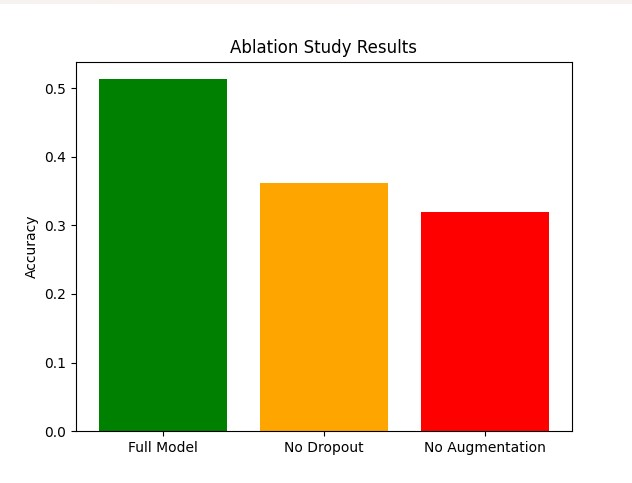
#> input picture data/FinAblation1.jpg, 632 x 483 px
$ python -i image_utils.py   (imports and definitions only)
#> lines starting #> are read from the running program, lines starting #| are printed output that depends on the picture
#> further down, picture is the input picture: shape (483, 632, 3); mean B, G, R 164.1, 199.9, 213.5
import cv2
import numpy as np

IMG_SIZE = 32

def preprocess_image(img):
    if img is None:
        return None

    img = cv2.resize(img, (IMG_SIZE, IMG_SIZE))
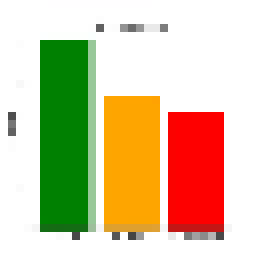
#> img: shape (32, 32, 3) (shown 8 times larger); mean of channels 0, 1, 2 159.3, 196.8, 213.5; drawn as B, G, R

    img = cv2.cvtColor(img, cv2.COLOR_BGR2RGB)

    img = cv2.GaussianBlur(img, (3, 3), 0)
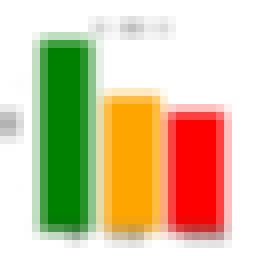
#> img: shape (32, 32, 3) (shown 8 times larger); mean R, G, B 213.4, 196.7, 159.2

    img = img / 255.0

    return img

def load_image_from_path(path):
    img = cv2.imread(path)

    if img is None:
        return None

    return preprocess_image(img)

>>> import cv2
>>> picture = cv2.imread('../data/FinAblation1.jpg')
>>> result = preprocess_image(picture)
